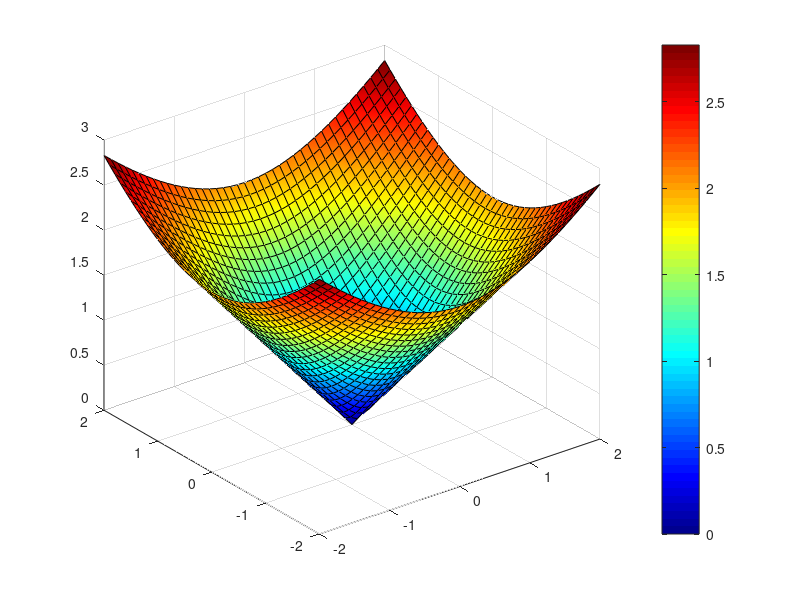

The MATLAB source for this figure: (Note: this script raises an error after producing the figure.)
clc
clear all
close all

% Create a figure window
figure('Name','Artisan Avenue','NumberTitle','off')

% Create a 2D plot
x = -2:0.1:2;
y = -2:0.1:2;
[X,Y] = meshgrid(x,y);
Z = (X.^2 + Y.^2).^0.5;
surf(X,Y,Z,'FaceColor','interp')
colormap(jet)
colorbar

% Set the size, color, and style of the figure
% axes
ax = gca;
ax.XLim = [-2 2];
ax.YLim = [-2 2];
ax.ZLim = [0 2];
ax.GridColor = [1 0 0];
ax.GridLineStyle = '--';
ax.XLabel.String = 'X (m)';
ax.YLabel.String = 'Y (m)';
ax.ZLabel.String = 'Z (m)';
ax.Title.String = 'Artisan Avenue';

% Add a light
light('Position',[5 5 5],'Style','local')

% Add text
text(-1.5,-1.7,1.8,'Avenue','FontWeight','bold','FontSize',14)

% Add some trees
T = cylindertree(-1,-1,1,1,1.5);
T(1,:,:) = T(1,:,:) - 1;
T(3,:,:) = T(3,:,:) - 0.5;
surf(T(1,:,:),T(2,:,:),T(3,:,:),'FaceColor',[0.2 0.8 0.2]);

T = cylindertree(0.5,-1.5,1,1,1.7);
T(1,:,:) = T(1,:,:) - 0.5;
T(3,:,:) = T(3,:,:) - 0.6;
surf(T(1,:,:),T(2,:,:),T(3,:,:),'FaceColor',[0.2 0.8 0.2]);

T = cylindertree(1.5,1.5,1,1,2);
T(1,:,:) = T(1,:,:) + 0.5;
T(3,:,:) = T(3,:,:) - 0.8;
surf(T(1,:,:),T(2,:,:),T(3,:,:),'FaceColor',[0.2 0.8 0.2]);

% Add a bench
L = 1;
B = 0.3;
H = 0.4;
[x,y,z] = cuboid(-1,0.5,0,L,B,H);
surf(x,y,z,'FaceColor',[0.2 0.2 0.2])

% Add a street lamp
[x,y,z] = cylinder(-1,-1,1,1,1);
surf(x,y,z,'FaceColor',[0.9 0.9 0.9],'EdgeColor','none');
[x,y,z] = cuboid(-1,1,2,0.2,0.2,0.5);
surf(x,y,z,'FaceColor',[0.9 0.9 0.9],'EdgeColor','none');
[x,y,z] = cuboid(-1,1,2.5,0.1,0.1,0.2);
surf(x,y,z,'FaceColor','y','EdgeColor','none');

% Add some birds
[x,y,z] = sphere(50,-1.5,1.5,2.5,0.1);
surf(x,y,z,'FaceColor',[0 0.8 0.8],'EdgeColor','none');
[x,y,z] = sphere(50,-1,1.2,2.5,0.1);
surf(x,y,z,'FaceColor',[0 0.8 0.8],'EdgeColor','none');
[x,y,z] = sphere(50,0.5,-1,2.5,0.1);
surf(x,y,z,'FaceColor',[0 0.8 0.8],'EdgeColor','none');

% Set the view
view(-45,45)

% Set the figure to maximized
set(gcf,'Units','normalized','OuterPosition',[0 0 1 1])